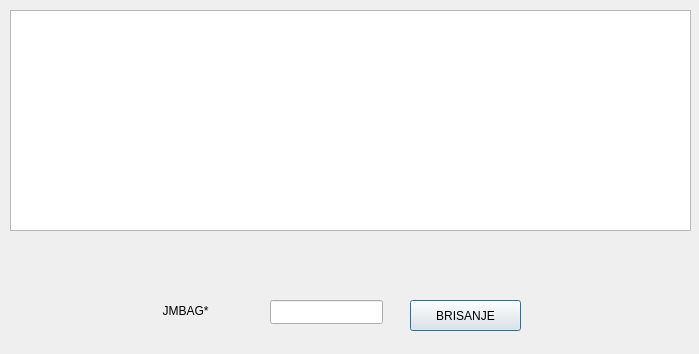
<?xml version="1.0" encoding="UTF-8"?>
<ui version="4.0">
 <class>StudentReport</class>
 <widget class="QDialog" name="StudentReport">
  <property name="geometry">
   <rect>
    <x>0</x>
    <y>0</y>
    <width>699</width>
    <height>354</height>
   </rect>
  </property>
  <property name="windowTitle">
   <string>Dialog</string>
  </property>
  <widget class="QTableView" name="tableView">
   <property name="geometry">
    <rect>
     <x>10</x>
     <y>10</y>
     <width>681</width>
     <height>221</height>
    </rect>
   </property>
  </widget>
  <widget class="QLabel" name="jmbagLbl">
   <property name="geometry">
    <rect>
     <x>130</x>
     <y>300</y>
     <width>111</width>
     <height>21</height>
    </rect>
   </property>
   <property name="cursor">
    <cursorShape>ArrowCursor</cursorShape>
   </property>
   <property name="text">
    <string>JMBAG*</string>
   </property>
   <property name="textFormat">
    <enum>Qt::AutoText</enum>
   </property>
   <property name="scaledContents">
    <bool>false</bool>
   </property>
   <property name="alignment">
    <set>Qt::AlignCenter</set>
   </property>
   <property name="wordWrap">
    <bool>false</bool>
   </property>
   <property name="margin">
    <number>0</number>
   </property>
  </widget>
  <widget class="QLineEdit" name="jmbagBr">
   <property name="geometry">
    <rect>
     <x>270</x>
     <y>300</y>
     <width>113</width>
     <height>24</height>
    </rect>
   </property>
  </widget>
  <widget class="QPushButton" name="brisatBtn">
   <property name="geometry">
    <rect>
     <x>410</x>
     <y>300</y>
     <width>111</width>
     <height>31</height>
    </rect>
   </property>
   <property name="text">
    <string>BRISANJE</string>
   </property>
  </widget>
 </widget>
 <resources/>
 <connections/>
</ui>
